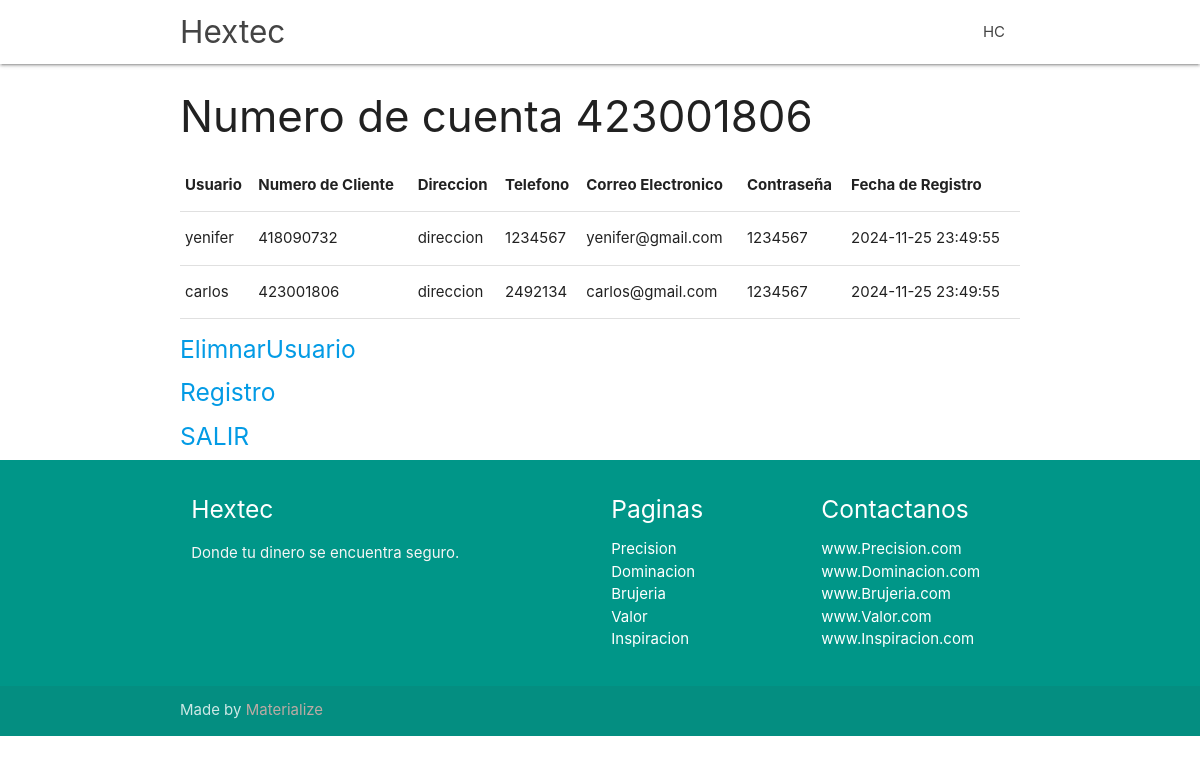
/Loginweb/Principal.php (signed in), run on the app's committed database.
### tables this page shows
CREATE TABLE `persona` (
  `numero` int NOT NULL AUTO_INCREMENT,
  `nombre_usuario` text NOT NULL,
  `carrera` text NOT NULL,
  `no_cuenta` int NOT NULL,
  `direccion` text NOT NULL,
  `telefono` varchar(8) NOT NULL,
  `email` text NOT NULL,
  `password` varchar(8) NOT NULL,
  `fecha_registro` datetime NOT NULL DEFAULT CURRENT_TIMESTAMP,
  `permisos` int NOT NULL DEFAULT '2',
  PRIMARY KEY (`numero`)
);

### Loginweb/Principal.php (the view, shortened to what this page needs)
<!DOCTYPE html>
<html lang="en">
<head>
    <link href="parallax-template-2/css/materialize.css" type="text/css" rel="stylesheet" media="screen,projection"/>
    <link href="parallax-template-2/css/style.css" type="text/css" rel="stylesheet" media="screen,projection"/>
</head>
<body>
  <nav class="white" role="navigation">
    <div class="nav-wrapper container">
      <a id="logo-container" href="#" class="brand-logo">Hextec</a>
      <ul class="right hide-on-med-and-down">
        <li><a href="#">HC</a></li>
      </ul>
    </div>
  </nav>
    <div class="container">
            <?php
            $no_cuenta= $_SESSION['usermane'];
            if(!isset($no_cuenta)){
                    header("location: ./index.php");
            }else{
                echo "<h3> Numero de cuenta $no_cuenta </h3> ";
            require "./logica/conexion.php";
            mysqli_set_charset($conexion,'utf8');
            $consulta_sql="SELECT * FROM persona";
            $resultado = $conexion->query($consulta_sql);
            $count = mysqli_num_rows($resultado);
            echo "<table border='2' >
                <tr>
                    <th>Usuario</th>
                    <th>Numero de Cliente</th>
                    <th>Direccion</th>
                    <th>Telefono</th>
                    <th>Correo Electronico</th>
                    <th>Contraseña</th>
                    <th>Fecha de Registro</th>
                </tr>";
            if ( $count>0 ){
                while( $row = mysqli_fetch_assoc($resultado)  ){
                echo "<tr>";
                echo"<td>". $row['nombre_usuario'] ."</td>";
                echo"<td>". $row['no_cuenta'] ."</td>";
                echo"<td>". $row['direccion'] ."</td>";
                echo"<td>". $row['telefono'] ."</td>";
                echo"<td>". $row['email'] ."</td>";
                echo"<td>". $row['password'] ."</td>";
                echo"<td>". $row['fecha_registro'] ."</td>";
                echo "</tr>";
                }
                echo "</table>";
            }else{
                echo " <h1 style='color:red' >Sin Ningun registro</h1>";
            }
            echo "
                <h5><a href='EliminarUsuario.php'>ElimnarUsuario</a></h5>
                <h5><a href='Registro.php'>Registro</a></h5>
                <h5><a href='logica/salir.php'> SALIR</a></h5>
                ";
            }
        ?>
    </div>
    <footer class="page-footer teal">
    <div class="container">
      <div class="row">
        <div class="col l6 s12">
          <h5 class="white-text">Hextec</h5>
          <p class="grey-text text-lighten-4">Donde tu dinero se encuentra seguro.</p>
        </div>
        <div class="col l3 s12">
          <h5 class="white-text">Paginas</h5>
          <ul>
            <li><a class="white-text" href="#!">Precision</a></li>
            <li><a class="white-text" href="#!">Dominacion</a></li>
            <li><a class="white-text" href="#!">Brujeria</a></li>
            <li><a class="white-text" href="#!">Valor</a></li>
            <li><a class="white-text" href="#!">Inspiracion</a></li>
          </ul>
        </div>
        <div class="col l3 s12">
          <h5 class="white-text">Contactanos</h5>
          <ul>
            <li><a class="white-text" href="#!">www.Precision.com</a></li>
            <li><a class="white-text" href="#!">www.Dominacion.com</a></li>
            <li><a class="white-text" href="#!">www.Brujeria.com</a></li>
            <li><a class="white-text" href="#!">www.Valor.com</a></li>
            <li><a class="white-text" href="#!">www.Inspiracion.com</a></li>
          </ul>
        </div>
      </div>
    </div>
    <div class="footer-copyright">
      <div class="container">
      Made by <a class="brown-text text-lighten-3" href="http://materializecss.com">Materialize</a>
      </div>
    </div>
  </footer>
</body>
</html>

### Loginweb/parallax-template-2/css/style.css (style rules this page uses)
nav ul a, nav .brand-logo { color: #444; }
p { line-height: 2rem; }
footer.page-footer { margin: 0; }

### data on the page
persona: nombre_usuario "yenifer", no_cuenta "418090732", direccion "direccion", telefono "1234567", email "yenifer@gmail.com", password "1234567", fecha_registro "2024-11-25 23:49:55"
persona: nombre_usuario "carlos", no_cuenta "423001806", direccion "direccion", telefono "2492134", email "carlos@gmail.com", password "1234567", fecha_registro "2024-11-25 23:49:55"

### other printed values
$no_cuenta "423001806"
